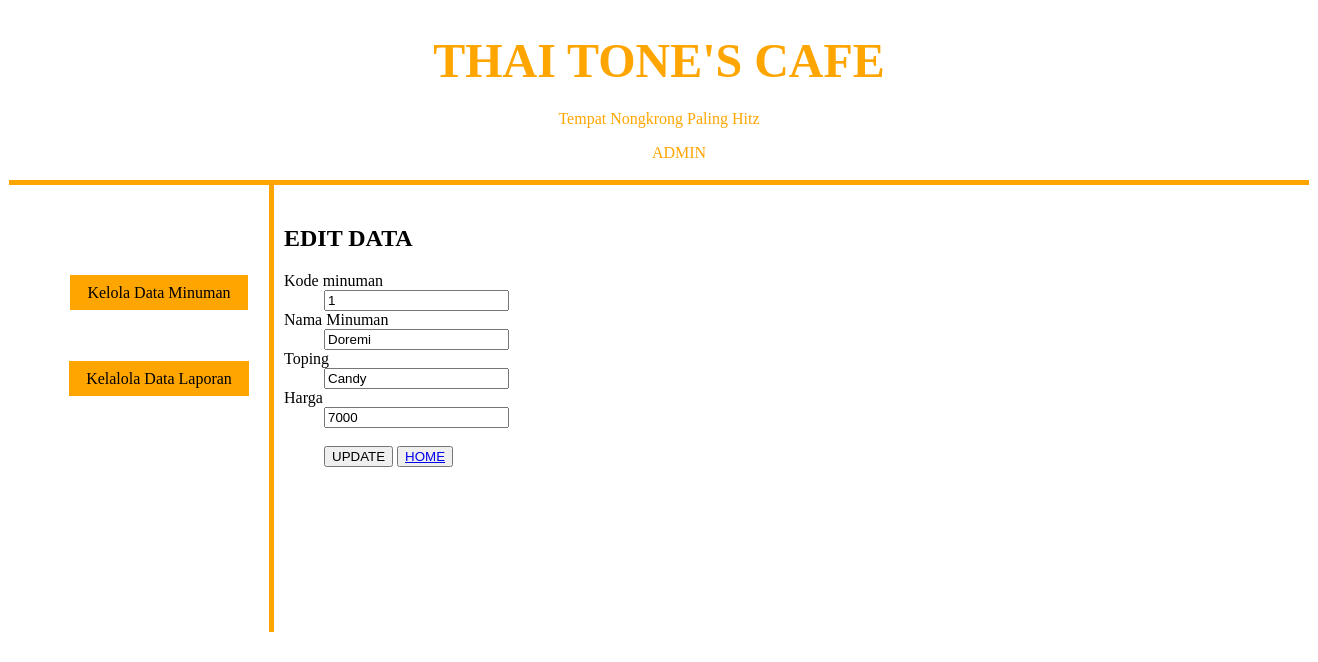
/editminum.php?kode_minuman=1, run on the app's committed database.
### tables this page shows
CREATE TABLE `minuman` (
  `kode_minuman` int(5) NOT NULL,
  `nama_minuman` varchar(20) NOT NULL,
  `toping` varchar(20) NOT NULL,
  `harga` int(5) NOT NULL,
  `quantity` int(10) NOT NULL
);

### editminum.php (the view, shortened to what this page needs)
<!DOCTYPE html>
<html>
<head>
  <link rel="stylesheet" type="text/css" href="style.css">
</head>
<body>
  <div class="wrap">
    <div class="header">
      <h1><font color="orange" align="center" face="Curlz MT" size="20">THAI TONE'S CAFE</font></h1>
      <p><font color="orange">Tempat Nongkrong Paling Hitz</font></p>
      <ul class="button"><a href="login.php" style="text-decoration: none"><font color="orange">ADMIN</font></a></ul>
    </div>
    <div class="badan">
      <div class="sidebar">
      <br>
      <nav>
        <center>
      <ul class="button"><a href="add.php">Kelola Data Minuman</a></ul></br>
      <br>
      <ul class="button"><a href="laporan.php">Kelalola Data Laporan</a></ul></br>
    </center>
    </nav>
      </div>
			<div class="content">
<?php
$kode_minuman = $_GET['kode_minuman'];
$sql = "SELECT * from minuman where kode_minuman='$kode_minuman'";
$result = mysql_query($sql);
$product = mysql_fetch_array($result);
?>
<h2>EDIT DATA</h2>
<form name="form1" action="editminum.php" method="post">
	<dl>
		<dt>Kode minuman</dt>
		<dd><input type="text" name="kode_minuman" value="<?php echo $product['kode_minuman'];?>"/></dd>
		<dt>Nama Minuman</dt>
		<dd><input type="text" name="nama_minuman" value="<?php echo $product['nama_minuman'];?>"/></dd>
		<dt>Toping</dt>
		<dd><input type="text" name="toping" value="<?php echo $product['toping'];?>"/></dd>
		<dt>Harga</dt>
		<dd><input type="text" name="harga" value="<?php echo $product['harga'];?>"/></dd>
		<br>
		<dd>
		<td><input type="submit" value="UPDATE"></td>
		<td>
		<button class="button"><a href="index.php">HOME</a></button></td>
	</dd>
	</dl>
</form>

### style.css (style rules this page uses)
.wrap { background: white; width: 1300px; margin: 10px auto; }
.wrap .header { border-bottom: 5px solid orange; font-style: bold; background: white; padding: 2px 10px; margin : center; text-align: center; }
.badan { height: 450px; }
.wrap .badan .sidebar { border-right:5px solid orange; background: white; float: left; width: 20%; height: 70.5%; text-align : center; padding-top : 5%; padding-bottom : 5%; }
.wrap .badan .sidebar .button a { text-decoration: none; border: 1px solid orange; background-color: orange; width: 100%; color: black; font-style: bold; font-size: 16px; padding: 0.5em 1em 0.5em 1em; }
.wrap .badan .content { background-color : white; float: left; height: 93%; width: 70%; padding-left: 10px; padding-right: 5px; padding-top : 20px; text-align : left; }

### data on the page
minuman: kode_minuman "1", nama_minuman "Doremi", toping "Candy", harga "7000"
